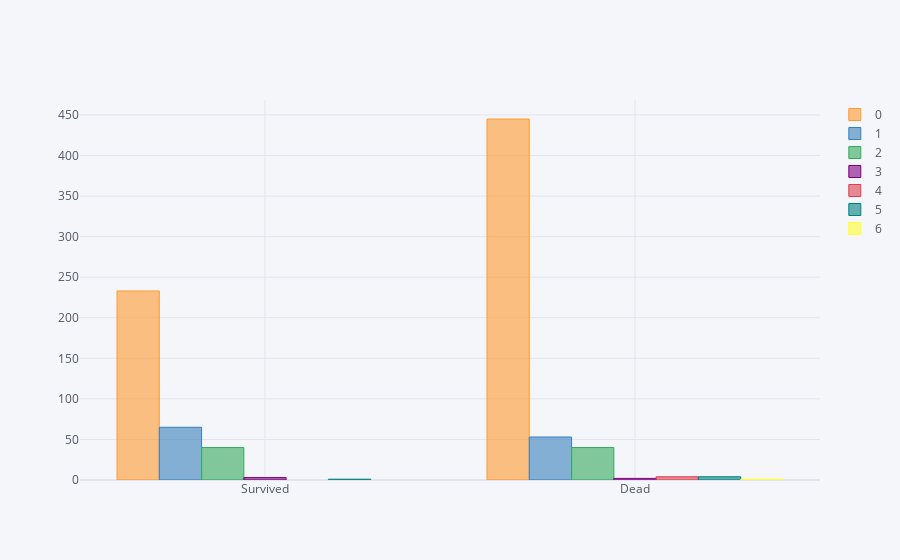

The code cell stored with this chart in its notebook:
### Code cell
bar_chart('Parch')

### Figure 1 — Plotly figure (JSON) as saved in the notebook; plotly's stock layout.template omitted (floating-point values rounded to 4 significant figures)
{"data": [{"marker": {"color": "rgba(255, 153, 51, 0.6)", "line": {"color": "rgba(255, 153, 51, 1.0)", "width": 1}}, "name": "0", "orientation": "v", "text": "", "type": "bar", "x": ["Survived", "Dead"], "y": [233, 445]}, {"marker": {"color": "rgba(55, 128, 191, 0.6)", "line": {"color": "rgba(55, 128, 191, 1.0)", "width": 1}}, "name": "1", "orientation": "v", "text": "", "type": "bar", "x": ["Survived", "Dead"], "y": [65, 53]}, {"marker": {"color": "rgba(50, 171, 96, 0.6)", "line": {"color": "rgba(50, 171, 96, 1.0)", "width": 1}}, "name": "2", "orientation": "v", "text": "", "type": "bar", "x": ["Survived", "Dead"], "y": [40, 40]}, {"marker": {"color": "rgba(128, 0, 128, 0.6)", "line": {"color": "rgba(128, 0, 128, 1.0)", "width": 1}}, "name": "3", "orientation": "v", "text": "", "type": "bar", "x": ["Survived", "Dead"], "y": [3, 2]}, {"marker": {"color": "rgba(219, 64, 82, 0.6)", "line": {"color": "rgba(219, 64, 82, 1.0)", "width": 1}}, "name": "4", "orientation": "v", "text": "", "type": "bar", "x": ["Survived", "Dead"], "y": ["", 4]}, {"marker": {"color": "rgba(0, 128, 128, 0.6)", "line": {"color": "rgba(0, 128, 128, 1.0)", "width": 1}}, "name": "5", "orientation": "v", "text": "", "type": "bar", "x": ["Survived", "Dead"], "y": [1, 4]}, {"marker": {"color": "rgba(255, 255, 51, 0.6)", "line": {"color": "rgba(255, 255, 51, 1.0)", "width": 1}}, "name": "6", "orientation": "v", "text": "", "type": "bar", "x": ["Survived", "Dead"], "y": ["", 1]}], "layout": {"legend": {"bgcolor": "#F5F6F9", "font": {"color": "#4D5663"}}, "paper_bgcolor": "#F5F6F9", "plot_bgcolor": "#F5F6F9", "title": {"font": {"color": "#4D5663"}}, "xaxis": {"gridcolor": "#E1E5ED", "showgrid": true, "tickfont": {"color": "#4D5663"}, "title": {"font": {"color": "#4D5663"}, "text": ""}, "zerolinecolor": "#E1E5ED"}, "yaxis": {"gridcolor": "#E1E5ED", "showgrid": true, "tickfont": {"color": "#4D5663"}, "title": {"font": {"color": "#4D5663"}, "text": ""}, "zerolinecolor": "#E1E5ED"}}}
